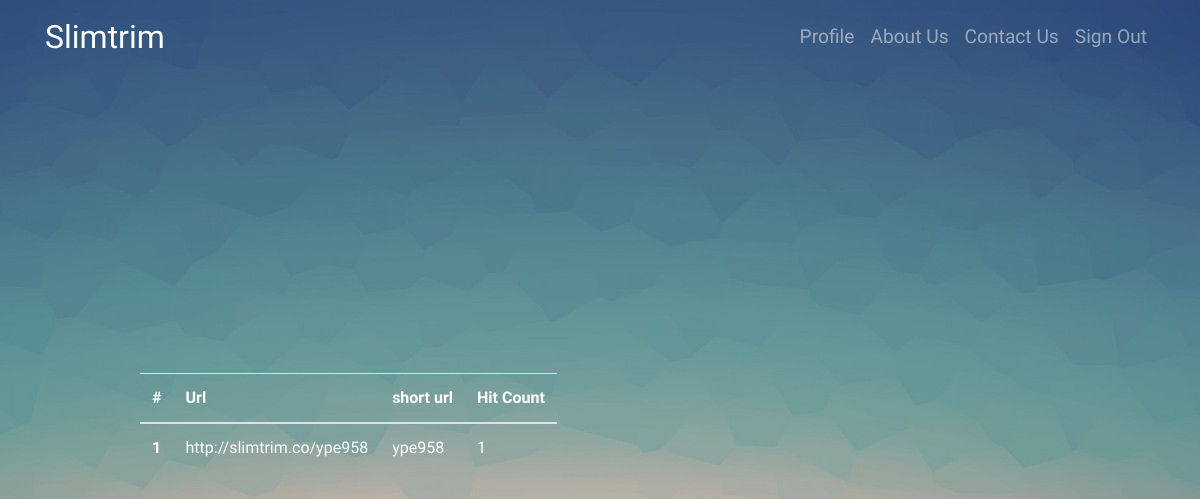
The app's page /profile/ (signed in), older data.
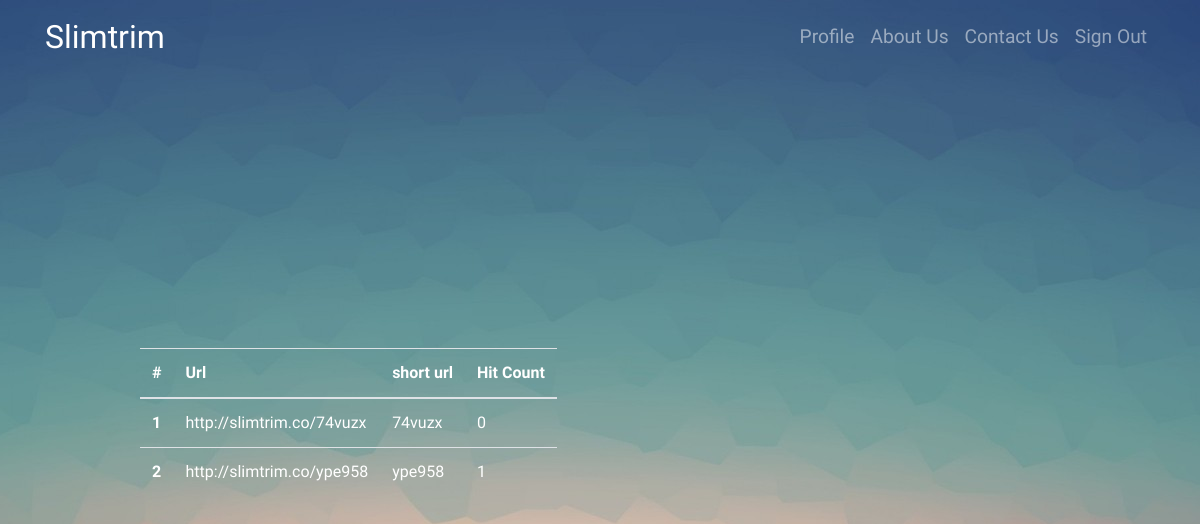
The same page, newer data.
### shortener/models.py (models this page shows, shortened)
class Shortener(models.Model):
	url = models.URLField(max_length=250)
	short_url = models.CharField(max_length=15, unique=True, blank=True)
	created_at = models.DateTimeField(auto_now_add=True)
	updated_at = models.DateTimeField(auto_now=True)
	count = models.IntegerField(default=0)
	end_user = models.ForeignKey(settings.AUTH_USER_MODEL, null=True, blank=True)
	active = models.BooleanField(default=True)
	objects = ShortenerManager()
	def get_full_url(self):
		return 'http://slimtrim.co/{}'.format(self.short_url)

### shortener/views.py (the view)
# urls.py: url(r'^profile/$', views.ProfileView.as_view(), name='profile'),
class ProfileView(LoginRequiredMixin, ListView):
	login_url = '/login'
	context_object_name = 'urls'
	template_name = 'shortener/profile.html'
	def get_queryset(self):
		return Shortener.objects.filter(end_user=self.request.user).order_by('-created_at')

### shortener/templates/shortener/profile.html (shortened to what this page needs)
{% extends 'shortener/layout.html' %}
{% block content %}
{% if urls %}
	<div class="row">
		<div class="col-lg-10 col-md-10 mx-auto">
			<table class="table table-hover table-responsive">
			  <thead>
			    <tr>
			      <th scope="col">#</th>
			      <th scope="col">Url</th>
			      <th scope="col">short url</th>
			      <th scope="col">Hit Count</th>
			    </tr>
			  </thead>
			  <tbody>
			  	{% for url in urls %}
					<tr>
						<th scope="row">{{ forloop.counter }}</th>
						<td>{{ url.get_full_url }}</td>
						<td>{{ url.short_url }}</td>
						<td>{{ url.count }}</td>
						{% endfor %}
					</tr>
			</table>
		</div>
	</div>
{% endif %}
{% endblock %}

Row changes from the older to the newer data that the page shows:
added Shortener: get_full_url "http://slimtrim.co/74vuzx", short_url "74vuzx", count "0"
